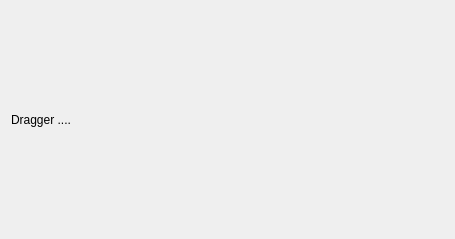
<?xml version="1.0" encoding="UTF-8"?>
<ui version="4.0">
 <class>Dragger</class>
 <widget class="QWidget" name="Dragger">
  <property name="geometry">
   <rect>
    <x>0</x>
    <y>0</y>
    <width>455</width>
    <height>239</height>
   </rect>
  </property>
  <property name="windowTitle">
   <string>Form</string>
  </property>
  <layout class="QHBoxLayout" name="horizontalLayout">
   <item>
    <widget class="QLabel" name="label">
     <property name="text">
      <string>Dragger ....</string>
     </property>
    </widget>
   </item>
   <item>
    <widget class="QCustomPlot" name="widget" native="true"/>
   </item>
  </layout>
 </widget>
 <customwidgets>
  <customwidget>
   <class>QCustomPlot</class>
   <extends>QWidget</extends>
   <header>qcustomplot.h</header>
   <container>1</container>
  </customwidget>
 </customwidgets>
 <resources/>
 <connections/>
</ui>
